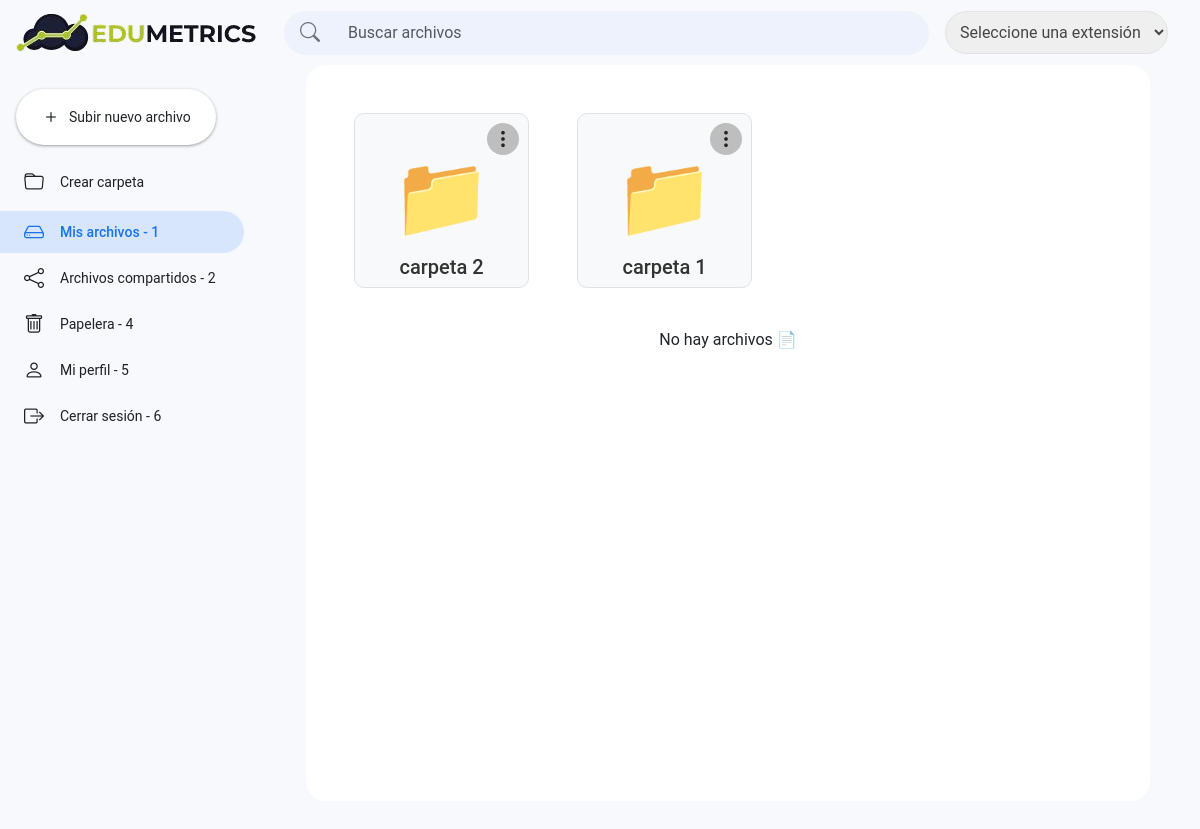
Before: /mis-archivos/ (signed in) with the older database file.
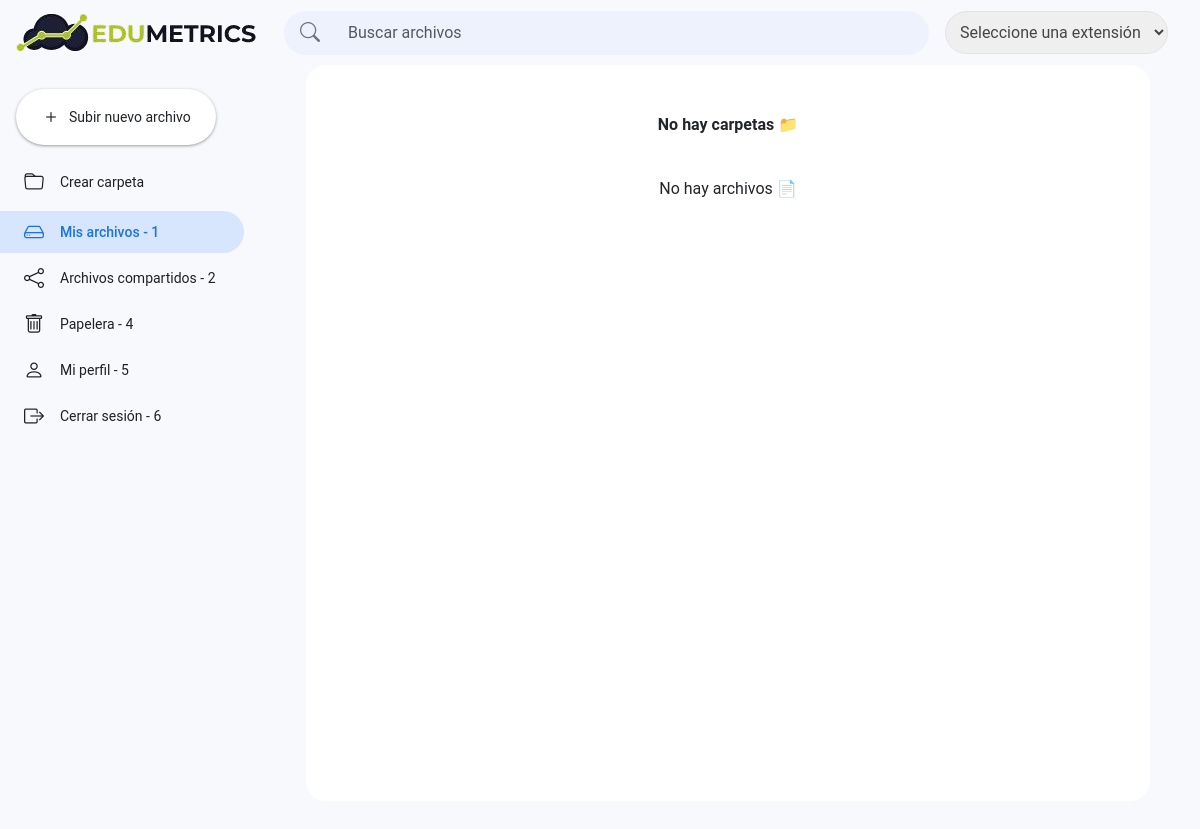
After: the same page with the newer database file.
### tables this page shows
CREATE TABLE `tbl_drive_menu_links` (
  `id_menu_link` int UNSIGNED NOT NULL,
  `nombre_menu` varchar(250) NOT NULL,
  `url_menu` varchar(255) NOT NULL,
  `icono_menu` varchar(50) DEFAULT NULL,
  `estatus_menu` tinyint(1) DEFAULT '1',
  `posicion_menu` int NOT NULL,
  `created_at_menu` datetime DEFAULT CURRENT_TIMESTAMP
);

CREATE TABLE `tbl_drive_folders` (
  `id_folder` int UNSIGNED NOT NULL,
  `nombre_folder` varchar(250) NOT NULL,
  `created_by` int DEFAULT NULL,
  `created_folder` datetime NOT NULL DEFAULT CURRENT_TIMESTAMP,
  `estatus_folder` tinyint(1) DEFAULT '1',
  `public` tinyint(1) NOT NULL DEFAULT '1',
  `id_menu_link` int UNSIGNED NOT NULL DEFAULT '1',
  `id_folder_padre` int UNSIGNED DEFAULT NULL COMMENT 'ID de la carpeta padre, NULL si es una carpeta raíz'
);

### functions/funciones.php (called while the page is built, shortened)
<?php
function getLinksMenu($servidor)
{
    $directorios = [];
    $sql = "SELECT * FROM tbl_drive_menu_links  WHERE estatus_menu = 1 ORDER BY posicion_menu ASC";
    $result = $servidor->query($sql);
    if ($result && $result->num_rows > 0) {
        while ($row = $result->fetch_assoc()) {
            $directorios[] = $row;
        }
    }
    return $directorios;
}
function obtenerCarpetasPorDirectorio($servidor, $id_menu_link)
{
    $carpetas = [];
    $sql = "SELECT * FROM tbl_drive_folders  WHERE estatus_folder = 1 AND id_menu_link ='$id_menu_link' ORDER BY id_folder DESC";
    $resultado = mysqli_query($servidor, $sql);
    if ($resultado) {
        while ($fila = mysqli_fetch_assoc($resultado)) {
            $carpetas[] = $fila;
        }
    }
    return $carpetas;
}

### components/folders.php (the view, shortened to what this page needs)
<div class="d-flex flex-wrap justify-content-start">
    <?php
    $carpetasPorDirectorio = isset($link_seleccionado) ? obtenerCarpetasPorDirectorio($servidor, $link_seleccionado) : [];
    if (!empty($carpetasPorDirectorio)): ?>
        <?php foreach ($carpetasPorDirectorio as $folder):
            $isActive = ($folder['id_folder'] == $folderSelected) ? 'active-folder' : ''; ?>
            <section class="folder border p-3 mx-4 d-flex flex-column align-items-center text-center connected-list mb-3 <?= $isActive; ?>"
                data-folder="<?= $folder['id_folder']; ?>">
                <div class="align-self-end mb-2 dropdown">
                    <button class="btn file-menu p-0" type="button" id="folderMenu<?= $folder['id_folder']; ?>"
                        data-bs-toggle="dropdown" aria-expanded="false">
                        <i class="bi bi-three-dots-vertical"></i>
                    </button>
                </div>
                <a href="./?folder=<?= $folder['id_folder']; ?>&link=<?= $link_seleccionado; ?>" class="text-decoration-none">
                    <h4 class="icon fs-1">📁</h4>
                    <h4 class="folder-name fs-5 mt-3 text-break"><?= htmlspecialchars($folder['nombre_folder']); ?></h4>
                </a>
            </section>
        <?php endforeach; ?>
    <?php else: ?>
        <div class="col-md-12">
            <p class="text-center fw-bold">No hay carpetas 📁</p>
        </div>
    <?php endif; ?>
</div>

### components/sidebar.php
<div class="sidebar pt-2" id="sidebar">
    <div class="px-3">
        <button id="btnUploadFile" onclick="abrirModalConValor('modalUploadFile', '#id_menu_link')" class="new-button btn d-flex align-items-center">
            <i class="bi bi-plus me-2"></i>
            <span>Subir nuevo archivo</span>
        </button>
    </div>
    <a id="btnCreateFolder" href="#" onclick="abrirModalConValor('createFolder', '#id_menu_link')" class="sidebar-item d-flex align-items-center text-decoration-none mb-1">
        <i class="bi bi-folder me-3"></i>
        <span>Crear carpeta</span>
    </a>
    <div class="mt-2">
        <?php
        $current_page = basename(parse_url($_SERVER['REQUEST_URI'], PHP_URL_PATH));
        foreach ($links_menu as $link) {
            $dir_url = trim($link['url_menu'], './');
            $id_menu_link = $link['id_menu_link'];
            $is_active = ($current_page == basename($dir_url));
        ?>
            <a href="<?php echo BASE_HOME . $dir_url; ?>?link=<?php echo $id_menu_link; ?>"
                id="id_menu_link_<?php echo $id_menu_link; ?>?"
                data-id="<?php echo $id_menu_link; ?>"
                <?php echo ($id_menu_link == 5) ? 'data-bs-toggle="modal" data-bs-target="#updateUser"' : ''; ?>
                class="sidebar-item d-flex align-items-center text-decoration-none mb-1
            <?php echo ($is_active ? 'active' : ''); ?>">
                <i class="<?php echo $link['icono_menu']; ?> me-3"></i>
                <span><?php echo $link['nombre_menu'] . ' - ' . $id_menu_link; ?></span>
            </a>
        <?php } ?>
    </div>
</div>

Changed rows visible on the page:
removed tbl_drive_folders: nombre_folder "carpeta 2"
removed tbl_drive_folders: nombre_folder "carpeta 1"
Other visible differences:
text now shown: "No hay carpetas 📁"
